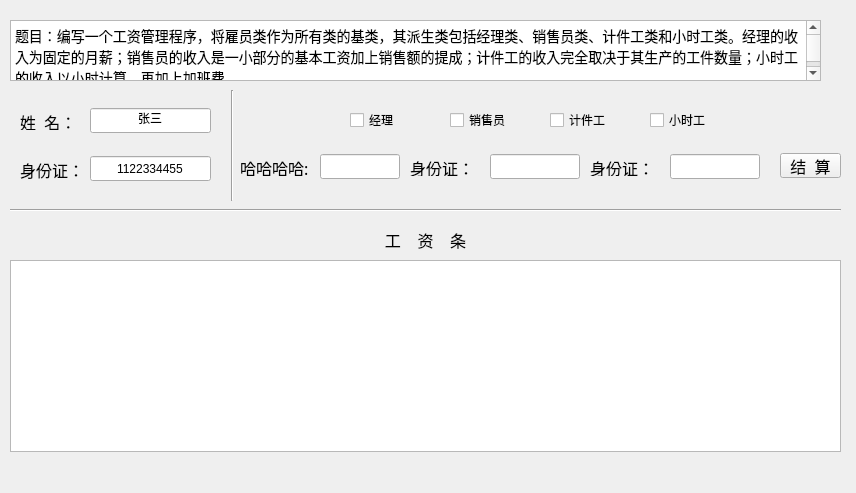
<?xml version="1.0" encoding="UTF-8"?>
<ui version="4.0">
 <class>G4_47</class>
 <widget class="QWidget" name="G4_47">
  <property name="geometry">
   <rect>
    <x>0</x>
    <y>0</y>
    <width>856</width>
    <height>493</height>
   </rect>
  </property>
  <property name="windowTitle">
   <string>G4_47</string>
  </property>
  <widget class="QTextBrowser" name="textBrowser">
   <property name="geometry">
    <rect>
     <x>10</x>
     <y>20</y>
     <width>811</width>
     <height>61</height>
    </rect>
   </property>
   <property name="font">
    <font>
     <family>幼圆</family>
     <pointsize>20</pointsize>
    </font>
   </property>
   <property name="html">
    <string>&lt;!DOCTYPE HTML PUBLIC &quot;-//W3C//DTD HTML 4.0//EN&quot; &quot;http://www.w3.org/TR/REC-html40/strict.dtd&quot;&gt;
&lt;html&gt;&lt;head&gt;&lt;meta name=&quot;qrichtext&quot; content=&quot;1&quot; /&gt;&lt;meta charset=&quot;utf-8&quot; /&gt;&lt;style type=&quot;text/css&quot;&gt;
p, li { white-space: pre-wrap; }
&lt;/style&gt;&lt;/head&gt;&lt;body style=&quot; font-family:'幼圆'; font-size:20pt; font-weight:400; font-style:normal;&quot;&gt;
&lt;p style=&quot; margin-top:0px; margin-bottom:0px; margin-left:0px; margin-right:0px; -qt-block-indent:0; text-indent:0px;&quot;&gt;&lt;span style=&quot; font-family:'宋体'; font-size:10.5pt;&quot;&gt;题目：编写一个工资管理程序，将雇员类作为所有类的基类，其派生类包括经理类、销售员类、计件工类和小时工类。经理的收入为固定的月薪；销售员的收入是一小部分的基本工资加上销售额的提成；计件工的收入完全取决于其生产的工件数量；小时工的收入以小时计算，再加上加班费。&lt;/span&gt;&lt;/p&gt;&lt;/body&gt;&lt;/html&gt;</string>
   </property>
  </widget>
  <widget class="QLineEdit" name="name">
   <property name="geometry">
    <rect>
     <x>90</x>
     <y>108</y>
     <width>121</width>
     <height>25</height>
    </rect>
   </property>
   <property name="text">
    <string>张三</string>
   </property>
   <property name="alignment">
    <set>Qt::AlignCenter</set>
   </property>
  </widget>
  <widget class="QLabel" name="label">
   <property name="geometry">
    <rect>
     <x>20</x>
     <y>114</y>
     <width>61</width>
     <height>16</height>
    </rect>
   </property>
   <property name="font">
    <font>
     <family>幼圆</family>
     <pointsize>12</pointsize>
    </font>
   </property>
   <property name="text">
    <string>姓  名：</string>
   </property>
  </widget>
  <widget class="QLineEdit" name="id">
   <property name="geometry">
    <rect>
     <x>90</x>
     <y>156</y>
     <width>121</width>
     <height>25</height>
    </rect>
   </property>
   <property name="text">
    <string>1122334455</string>
   </property>
   <property name="alignment">
    <set>Qt::AlignCenter</set>
   </property>
  </widget>
  <widget class="QLabel" name="label_6">
   <property name="geometry">
    <rect>
     <x>20</x>
     <y>160</y>
     <width>61</width>
     <height>20</height>
    </rect>
   </property>
   <property name="font">
    <font>
     <family>幼圆</family>
     <pointsize>12</pointsize>
    </font>
   </property>
   <property name="text">
    <string>身份证：</string>
   </property>
  </widget>
  <widget class="QCheckBox" name="manager">
   <property name="geometry">
    <rect>
     <x>350</x>
     <y>110</y>
     <width>79</width>
     <height>20</height>
    </rect>
   </property>
   <property name="text">
    <string>经理</string>
   </property>
  </widget>
  <widget class="QCheckBox" name="sale">
   <property name="geometry">
    <rect>
     <x>450</x>
     <y>110</y>
     <width>79</width>
     <height>20</height>
    </rect>
   </property>
   <property name="text">
    <string>销售员</string>
   </property>
  </widget>
  <widget class="QCheckBox" name="number">
   <property name="geometry">
    <rect>
     <x>550</x>
     <y>110</y>
     <width>79</width>
     <height>20</height>
    </rect>
   </property>
   <property name="text">
    <string>计件工</string>
   </property>
  </widget>
  <widget class="QCheckBox" name="hour">
   <property name="geometry">
    <rect>
     <x>650</x>
     <y>110</y>
     <width>79</width>
     <height>20</height>
    </rect>
   </property>
   <property name="text">
    <string>小时工</string>
   </property>
  </widget>
  <widget class="QLabel" name="label_7">
   <property name="geometry">
    <rect>
     <x>10</x>
     <y>230</y>
     <width>831</width>
     <height>20</height>
    </rect>
   </property>
   <property name="font">
    <font>
     <family>幼圆</family>
     <pointsize>12</pointsize>
    </font>
   </property>
   <property name="text">
    <string>工    资    条</string>
   </property>
   <property name="alignment">
    <set>Qt::AlignCenter</set>
   </property>
  </widget>
  <widget class="QLabel" name="b_4">
   <property name="enabled">
    <bool>true</bool>
   </property>
   <property name="geometry">
    <rect>
     <x>410</x>
     <y>160</y>
     <width>81</width>
     <height>16</height>
    </rect>
   </property>
   <property name="font">
    <font>
     <family>幼圆</family>
     <pointsize>12</pointsize>
    </font>
   </property>
   <property name="text">
    <string>身份证：</string>
   </property>
  </widget>
  <widget class="QLineEdit" name="a_2_3_4_pp">
   <property name="enabled">
    <bool>true</bool>
   </property>
   <property name="geometry">
    <rect>
     <x>320</x>
     <y>154</y>
     <width>80</width>
     <height>25</height>
    </rect>
   </property>
   <property name="text">
    <string/>
   </property>
   <property name="alignment">
    <set>Qt::AlignCenter</set>
   </property>
  </widget>
  <widget class="QLineEdit" name="b_4_pp">
   <property name="enabled">
    <bool>true</bool>
   </property>
   <property name="geometry">
    <rect>
     <x>490</x>
     <y>154</y>
     <width>90</width>
     <height>25</height>
    </rect>
   </property>
   <property name="text">
    <string/>
   </property>
   <property name="alignment">
    <set>Qt::AlignCenter</set>
   </property>
  </widget>
  <widget class="QLabel" name="a_2_3_4">
   <property name="enabled">
    <bool>true</bool>
   </property>
   <property name="geometry">
    <rect>
     <x>240</x>
     <y>160</y>
     <width>81</width>
     <height>16</height>
    </rect>
   </property>
   <property name="font">
    <font>
     <family>幼圆</family>
     <pointsize>12</pointsize>
    </font>
   </property>
   <property name="text">
    <string>哈哈哈哈:</string>
   </property>
  </widget>
  <widget class="Line" name="line">
   <property name="geometry">
    <rect>
     <x>222</x>
     <y>90</y>
     <width>21</width>
     <height>111</height>
    </rect>
   </property>
   <property name="orientation">
    <enum>Qt::Vertical</enum>
   </property>
  </widget>
  <widget class="Line" name="line_2">
   <property name="geometry">
    <rect>
     <x>10</x>
     <y>200</y>
     <width>831</width>
     <height>21</height>
    </rect>
   </property>
   <property name="orientation">
    <enum>Qt::Horizontal</enum>
   </property>
  </widget>
  <widget class="QPushButton" name="jie_suan">
   <property name="enabled">
    <bool>true</bool>
   </property>
   <property name="geometry">
    <rect>
     <x>780</x>
     <y>153</y>
     <width>61</width>
     <height>25</height>
    </rect>
   </property>
   <property name="font">
    <font>
     <family>幼圆</family>
     <pointsize>12</pointsize>
    </font>
   </property>
   <property name="text">
    <string>结  算</string>
   </property>
  </widget>
  <widget class="QLabel" name="ti_shi">
   <property name="geometry">
    <rect>
     <x>10</x>
     <y>460</y>
     <width>301</width>
     <height>20</height>
    </rect>
   </property>
   <property name="font">
    <font>
     <family>幼圆</family>
     <pointsize>12</pointsize>
    </font>
   </property>
   <property name="text">
    <string/>
   </property>
  </widget>
  <widget class="QListView" name="tiao_tiao">
   <property name="geometry">
    <rect>
     <x>10</x>
     <y>260</y>
     <width>831</width>
     <height>192</height>
    </rect>
   </property>
  </widget>
  <widget class="QLineEdit" name="b_4_pp_2">
   <property name="enabled">
    <bool>true</bool>
   </property>
   <property name="geometry">
    <rect>
     <x>670</x>
     <y>154</y>
     <width>90</width>
     <height>25</height>
    </rect>
   </property>
   <property name="text">
    <string/>
   </property>
   <property name="alignment">
    <set>Qt::AlignCenter</set>
   </property>
  </widget>
  <widget class="QLabel" name="b_5">
   <property name="enabled">
    <bool>true</bool>
   </property>
   <property name="geometry">
    <rect>
     <x>590</x>
     <y>160</y>
     <width>81</width>
     <height>16</height>
    </rect>
   </property>
   <property name="font">
    <font>
     <family>幼圆</family>
     <pointsize>12</pointsize>
    </font>
   </property>
   <property name="text">
    <string>身份证：</string>
   </property>
  </widget>
 </widget>
 <layoutdefault spacing="6" margin="11"/>
 <resources/>
 <connections>
  <connection>
   <sender>jie_suan</sender>
   <signal>clicked()</signal>
   <receiver>G4_47</receiver>
   <slot>count()</slot>
   <hints>
    <hint type="sourcelabel">
     <x>636</x>
     <y>168</y>
    </hint>
    <hint type="destinationlabel">
     <x>671</x>
     <y>171</y>
    </hint>
   </hints>
  </connection>
  <connection>
   <sender>manager</sender>
   <signal>clicked()</signal>
   <receiver>G4_47</receiver>
   <slot>xx_1()</slot>
   <hints>
    <hint type="sourcelabel">
     <x>306</x>
     <y>113</y>
    </hint>
    <hint type="destinationlabel">
     <x>282</x>
     <y>87</y>
    </hint>
   </hints>
  </connection>
  <connection>
   <sender>sale</sender>
   <signal>clicked()</signal>
   <receiver>G4_47</receiver>
   <slot>xx_2()</slot>
   <hints>
    <hint type="sourcelabel">
     <x>388</x>
     <y>114</y>
    </hint>
    <hint type="destinationlabel">
     <x>411</x>
     <y>85</y>
    </hint>
   </hints>
  </connection>
  <connection>
   <sender>number</sender>
   <signal>clicked()</signal>
   <receiver>G4_47</receiver>
   <slot>xx_3()</slot>
   <hints>
    <hint type="sourcelabel">
     <x>497</x>
     <y>120</y>
    </hint>
    <hint type="destinationlabel">
     <x>521</x>
     <y>85</y>
    </hint>
   </hints>
  </connection>
  <connection>
   <sender>hour</sender>
   <signal>clicked()</signal>
   <receiver>G4_47</receiver>
   <slot>xx_4()</slot>
   <hints>
    <hint type="sourcelabel">
     <x>595</x>
     <y>111</y>
    </hint>
    <hint type="destinationlabel">
     <x>661</x>
     <y>93</y>
    </hint>
   </hints>
  </connection>
 </connections>
 <slots>
  <slot>count()</slot>
  <slot>xx_1()</slot>
  <slot>xx_2()</slot>
  <slot>xx_3()</slot>
  <slot>xx_4()</slot>
 </slots>
</ui>
